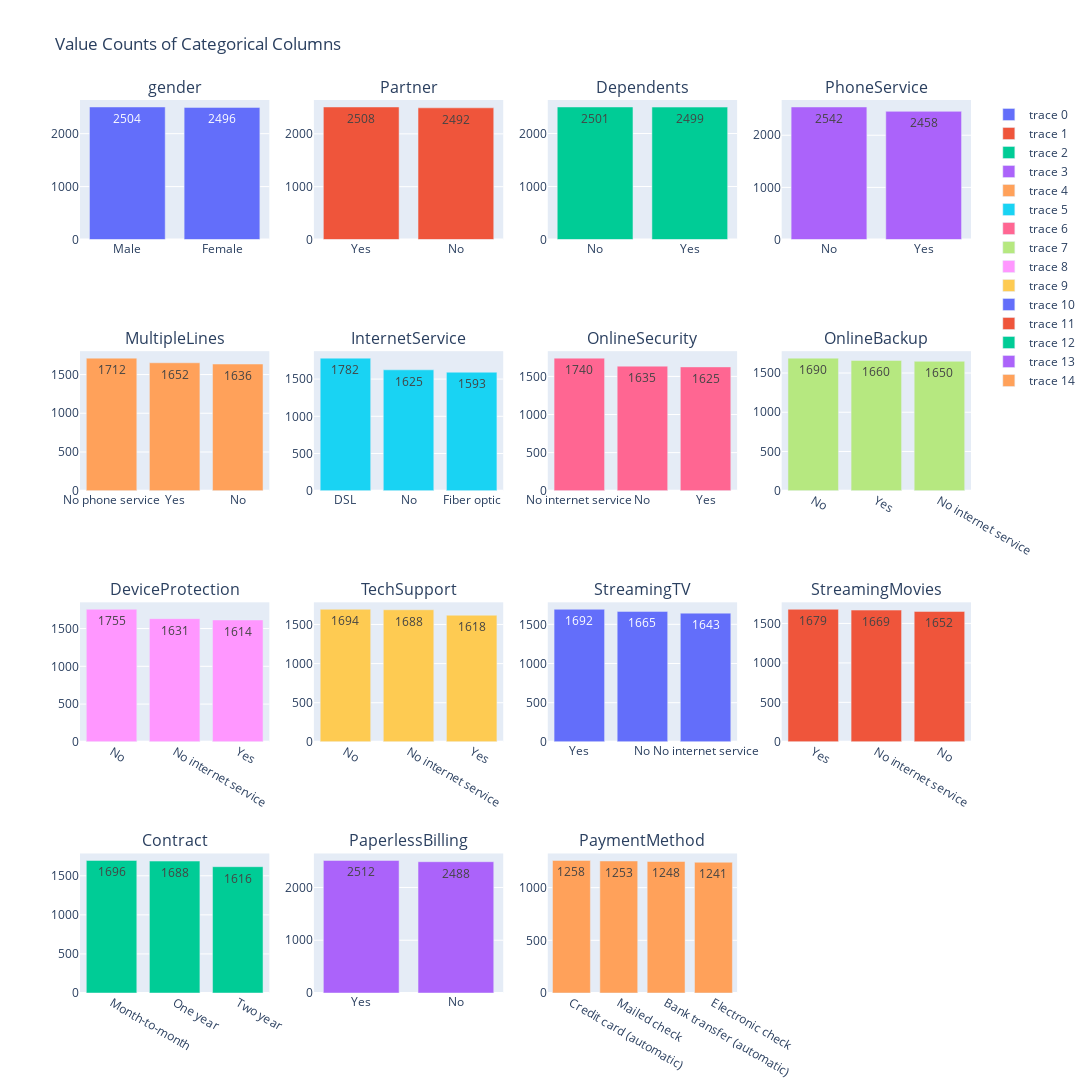

Write notebook code for a chart like this one.
### Markdown cell above
using plotly

### Code cell
fig = make_subplots(rows=4, cols=4, subplot_titles=categorical_cols)
for i, column in enumerate(categorical_cols):
    row = i // 4 + 1
    col = i % 4 + 1

    value_counts = df1[column].value_counts().reset_index()
    value_counts.columns = ['Category', 'count']

    bar = go.Bar(
        x=value_counts['Category'],
        y=value_counts['count'],
        text=value_counts['count'],
        showlegend=True
    )
    fig.add_trace(bar, row=row, col=col)

fig.update_layout(height=1300, width=1200, title_text="Value Counts of Categorical Columns")
fig.show()

### Figure 1 — Plotly figure (JSON) as saved in the notebook; plotly's stock layout.template omitted (floating-point values rounded to 4 significant figures)
{"data": [{"showlegend": true, "text": [2504.0, 2496.0], "type": "bar", "x": ["Male", "Female"], "xaxis": "x", "y": [2504, 2496], "yaxis": "y"}, {"showlegend": true, "text": [2508.0, 2492.0], "type": "bar", "x": ["Yes", "No"], "xaxis": "x2", "y": [2508, 2492], "yaxis": "y2"}, {"showlegend": true, "text": [2501.0, 2499.0], "type": "bar", "x": ["No", "Yes"], "xaxis": "x3", "y": [2501, 2499], "yaxis": "y3"}, {"showlegend": true, "text": [2542.0, 2458.0], "type": "bar", "x": ["No", "Yes"], "xaxis": "x4", "y": [2542, 2458], "yaxis": "y4"}, {"showlegend": true, "text": [1712.0, 1652.0, 1636.0], "type": "bar", "x": ["No phone service", "Yes", "No"], "xaxis": "x5", "y": [1712, 1652, 1636], "yaxis": "y5"}, {"showlegend": true, "text": [1782.0, 1625.0, 1593.0], "type": "bar", "x": ["DSL", "No", "Fiber optic"], "xaxis": "x6", "y": [1782, 1625, 1593], "yaxis": "y6"}, {"showlegend": true, "text": [1740.0, 1635.0, 1625.0], "type": "bar", "x": ["No internet service", "No", "Yes"], "xaxis": "x7", "y": [1740, 1635, 1625], "yaxis": "y7"}, {"showlegend": true, "text": [1690.0, 1660.0, 1650.0], "type": "bar", "x": ["No", "Yes", "No internet service"], "xaxis": "x8", "y": [1690, 1660, 1650], "yaxis": "y8"}, {"showlegend": true, "text": [1755.0, 1631.0, 1614.0], "type": "bar", "x": ["No", "No internet service", "Yes"], "xaxis": "x9", "y": [1755, 1631, 1614], "yaxis": "y9"}, {"showlegend": true, "text": [1694.0, 1688.0, 1618.0], "type": "bar", "x": ["No", "No internet service", "Yes"], "xaxis": "x10", "y": [1694, 1688, 1618], "yaxis": "y10"}, {"showlegend": true, "text": [1692.0, 1665.0, 1643.0], "type": "bar", "x": ["Yes", "No", "No internet service"], "xaxis": "x11", "y": [1692, 1665, 1643], "yaxis": "y11"}, {"showlegend": true, "text": [1679.0, 1669.0, 1652.0], "type": "bar", "x": ["Yes", "No internet service", "No"], "xaxis": "x12", "y": [1679, 1669, 1652], "yaxis": "y12"}, {"showlegend": true, "text": [1696.0, 1688.0, 1616.0], "type": "bar", "x": ["Month-to-month", "One year", "Two year"], "xaxis": "x13", "y": [1696, 1688, 1616], "yaxis": "y13"}, {"showlegend": true, "text": [2512.0, 2488.0], "type": "bar", "x": ["Yes", "No"], "xaxis": "x14", "y": [2512, 2488], "yaxis": "y14"}, {"showlegend": true, "text": [1258.0, 1253.0, 1248.0, 1241.0], "type": "bar", "x": ["Credit card (automatic)", "Mailed check", "Bank transfer (automatic)", "Electronic check"], "xaxis": "x15", "y": [1258, 1253, 1248, 1241], "yaxis": "y15"}], "layout": {"annotations": [{"font": {"size": 16}, "showarrow": false, "text": "gender", "x": 0.1062, "xanchor": "center", "xref": "paper", "y": 1, "yanchor": "bottom", "yref": "paper"}, {"font": {"size": 16}, "showarrow": false, "text": "Partner", "x": 0.3688, "xanchor": "center", "xref": "paper", "y": 1, "yanchor": "bottom", "yref": "paper"}, {"font": {"size": 16}, "showarrow": false, "text": "Dependents", "x": 0.6313, "xanchor": "center", "xref": "paper", "y": 1, "yanchor": "bottom", "yref": "paper"}, {"font": {"size": 16}, "showarrow": false, "text": "PhoneService", "x": 0.8938, "xanchor": "center", "xref": "paper", "y": 1, "yanchor": "bottom", "yref": "paper"}, {"font": {"size": 16}, "showarrow": false, "text": "MultipleLines", "x": 0.1062, "xanchor": "center", "xref": "paper", "y": 0.7188, "yanchor": "bottom", "yref": "paper"}, {"font": {"size": 16}, "showarrow": false, "text": "InternetService", "x": 0.3688, "xanchor": "center", "xref": "paper", "y": 0.7188, "yanchor": "bottom", "yref": "paper"}, {"font": {"size": 16}, "showarrow": false, "text": "OnlineSecurity", "x": 0.6313, "xanchor": "center", "xref": "paper", "y": 0.7188, "yanchor": "bottom", "yref": "paper"}, {"font": {"size": 16}, "showarrow": false, "text": "OnlineBackup", "x": 0.8938, "xanchor": "center", "xref": "paper", "y": 0.7188, "yanchor": "bottom", "yref": "paper"}, {"font": {"size": 16}, "showarrow": false, "text": "DeviceProtection", "x": 0.1062, "xanchor": "center", "xref": "paper", "y": 0.4375, "yanchor": "bottom", "yref": "paper"}, {"font": {"size": 16}, "showarrow": false, "text": "TechSupport", "x": 0.3688, "xanchor": "center", "xref": "paper", "y": 0.4375, "yanchor": "bottom", "yref": "paper"}, {"font": {"size": 16}, "showarrow": false, "text": "StreamingTV", "x": 0.6313, "xanchor": "center", "xref": "paper", "y": 0.4375, "yanchor": "bottom", "yref": "paper"}, {"font": {"size": 16}, "showarrow": false, "text": "StreamingMovies", "x": 0.8938, "xanchor": "center", "xref": "paper", "y": 0.4375, "yanchor": "bottom", "yref": "paper"}, {"font": {"size": 16}, "showarrow": false, "text": "Contract", "x": 0.1062, "xanchor": "center", "xref": "paper", "y": 0.1562, "yanchor": "bottom", "yref": "paper"}, {"font": {"size": 16}, "showarrow": false, "text": "PaperlessBilling", "x": 0.3688, "xanchor": "center", "xref": "paper", "y": 0.1562, "yanchor": "bottom", "yref": "paper"}, {"font": {"size": 16}, "showarrow": false, "text": "PaymentMethod", "x": 0.6313, "xanchor": "center", "xref": "paper", "y": 0.1562, "yanchor": "bottom", "yref": "paper"}], "height": 1300, "title": {"text": "Value Counts of Categorical Columns"}, "width": 1200, "xaxis": {"anchor": "y", "domain": [0, 0.2125]}, "xaxis10": {"anchor": "y10", "domain": [0.2625, 0.475]}, "xaxis11": {"anchor": "y11", "domain": [0.525, 0.7375]}, "xaxis12": {"anchor": "y12", "domain": [0.7875, 1]}, "xaxis13": {"anchor": "y13", "domain": [0, 0.2125]}, "xaxis14": {"anchor": "y14", "domain": [0.2625, 0.475]}, "xaxis15": {"anchor": "y15", "domain": [0.525, 0.7375]}, "xaxis16": {"anchor": "y16", "domain": [0.7875, 1]}, "xaxis2": {"anchor": "y2", "domain": [0.2625, 0.475]}, "xaxis3": {"anchor": "y3", "domain": [0.525, 0.7375]}, "xaxis4": {"anchor": "y4", "domain": [0.7875, 1]}, "xaxis5": {"anchor": "y5", "domain": [0, 0.2125]}, "xaxis6": {"anchor": "y6", "domain": [0.2625, 0.475]}, "xaxis7": {"anchor": "y7", "domain": [0.525, 0.7375]}, "xaxis8": {"anchor": "y8", "domain": [0.7875, 1]}, "xaxis9": {"anchor": "y9", "domain": [0, 0.2125]}, "yaxis": {"anchor": "x", "domain": [0.8438, 1]}, "yaxis10": {"anchor": "x10", "domain": [0.2812, 0.4375]}, "yaxis11": {"anchor": "x11", "domain": [0.2812, 0.4375]}, "yaxis12": {"anchor": "x12", "domain": [0.2812, 0.4375]}, "yaxis13": {"anchor": "x13", "domain": [0, 0.1562]}, "yaxis14": {"anchor": "x14", "domain": [0, 0.1562]}, "yaxis15": {"anchor": "x15", "domain": [0, 0.1562]}, "yaxis16": {"anchor": "x16", "domain": [0, 0.1562]}, "yaxis2": {"anchor": "x2", "domain": [0.8438, 1]}, "yaxis3": {"anchor": "x3", "domain": [0.8438, 1]}, "yaxis4": {"anchor": "x4", "domain": [0.8438, 1]}, "yaxis5": {"anchor": "x5", "domain": [0.5625, 0.7188]}, "yaxis6": {"anchor": "x6", "domain": [0.5625, 0.7188]}, "yaxis7": {"anchor": "x7", "domain": [0.5625, 0.7188]}, "yaxis8": {"anchor": "x8", "domain": [0.5625, 0.7188]}, "yaxis9": {"anchor": "x9", "domain": [0.2812, 0.4375]}}}
